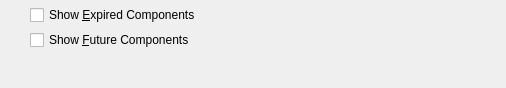
<?xml version="1.0" encoding="UTF-8"?>
<ui version="4.0">
 <comment>This file is part of the xTuple ERP: PostBooks Edition, a free and
open source Enterprise Resource Planning software suite,
Copyright (c) 1999-2010 by OpenMFG LLC, d/b/a xTuple.
It is licensed to you under the Common Public Attribution License
version 1.0, the full text of which (including xTuple-specific Exhibits)
is available at www.xtuple.com/CPAL.  By using this software, you agree
to be bound by its terms.</comment>
 <class>dspIndentedWhereUsed</class>
 <widget class="QWidget" name="dspIndentedWhereUsed">
  <property name="geometry">
   <rect>
    <x>0</x>
    <y>0</y>
    <width>506</width>
    <height>88</height>
   </rect>
  </property>
  <property name="windowTitle">
   <string>Indented Where Used</string>
  </property>
  <layout class="QHBoxLayout" name="horizontalLayout">
   <item>
    <layout class="QVBoxLayout">
     <property name="spacing">
      <number>0</number>
     </property>
     <property name="margin">
      <number>0</number>
     </property>
     <item>
      <widget class="ItemCluster" name="_item"/>
     </item>
     <item>
      <spacer>
       <property name="orientation">
        <enum>Qt::Vertical</enum>
       </property>
       <property name="sizeType">
        <enum>QSizePolicy::Expanding</enum>
       </property>
       <property name="sizeHint" stdset="0">
        <size>
         <width>20</width>
         <height>0</height>
        </size>
       </property>
      </spacer>
     </item>
    </layout>
   </item>
   <item>
    <layout class="QVBoxLayout" name="verticalLayout">
     <item>
      <widget class="XCheckBox" name="_showExpired">
       <property name="text">
        <string>Show &amp;Expired Components</string>
       </property>
      </widget>
     </item>
     <item>
      <widget class="XCheckBox" name="_showFuture">
       <property name="text">
        <string>Show &amp;Future Components</string>
       </property>
      </widget>
     </item>
     <item>
      <spacer>
       <property name="orientation">
        <enum>Qt::Vertical</enum>
       </property>
       <property name="sizeType">
        <enum>QSizePolicy::Expanding</enum>
       </property>
       <property name="sizeHint" stdset="0">
        <size>
         <width>20</width>
         <height>0</height>
        </size>
       </property>
      </spacer>
     </item>
    </layout>
   </item>
   <item>
    <spacer>
     <property name="orientation">
      <enum>Qt::Horizontal</enum>
     </property>
     <property name="sizeType">
      <enum>QSizePolicy::Expanding</enum>
     </property>
     <property name="sizeHint" stdset="0">
      <size>
       <width>0</width>
       <height>20</height>
      </size>
     </property>
    </spacer>
   </item>
  </layout>
 </widget>
 <layoutdefault spacing="5" margin="5"/>
 <pixmapfunction>qPixmapFromMimeSource</pixmapfunction>
 <customwidgets>
  <customwidget>
   <class>ItemCluster</class>
   <extends>QWidget</extends>
   <header>itemcluster.h</header>
   <container>1</container>
  </customwidget>
  <customwidget>
   <class>XCheckBox</class>
   <extends>QCheckBox</extends>
   <header>xcheckbox.h</header>
  </customwidget>
 </customwidgets>
 <tabstops>
  <tabstop>_item</tabstop>
  <tabstop>_showExpired</tabstop>
  <tabstop>_showFuture</tabstop>
 </tabstops>
 <resources/>
 <connections/>
</ui>
